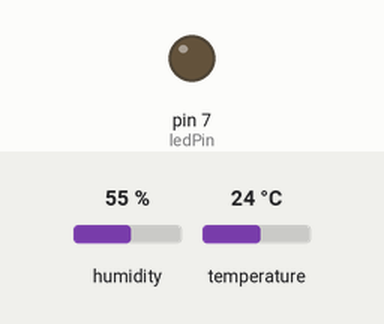
Recording of a sketch running on a simulated Arduino Uno, built with avr-gcc and run on an emulated ATmega328P. Parts: output pins drawn as LEDs (lit = HIGH). Inputs (shaded band) come from the test bench; at power-on: temperature 24 °C, humidity 55 %. What the sketch prints to the serial monitor is not drawn.

Above: at 3.2 s.
3.3 s: temperature set to 33 °C
6.0 s: temperature set to 36 °C
At 6.4 s:
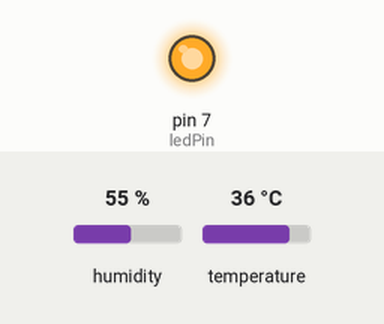
8.7 s: temperature set to 12 °C
At 11.3 s:
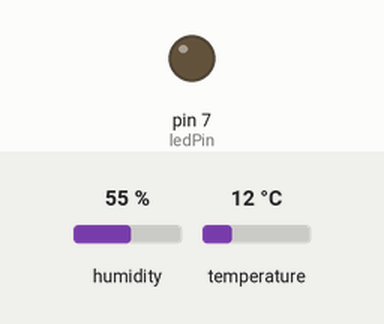
11.6 s: temperature set to 41 °C
At 12.7 s:
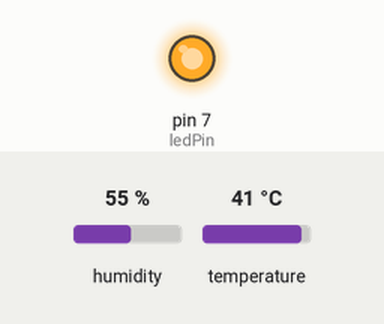
Timing chart, 0 to 14.6 s (numbered marks = the images above; inputs shaded):
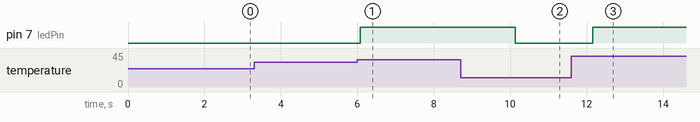

Measured:
- the behaviour switches between 34 and 35 °C on temperature (found by bisection; images 0 and 1)
- after the input at 3.3 s, every drawn part: stays the same
- after the input at 6.0 s, pin 7 (ledPin): LOW → HIGH after 0.08 s
- after the input at 8.7 s, pin 7 (ledPin): HIGH → LOW after 1.4 s
- after the input at 11.6 s, pin 7 (ledPin): LOW → HIGH after 0.56 s

The sketch:

Automatic-fan-controller.ino
```cpp
#include <DHT.h>

#define DHTPIN 2
#define DHTTYPE DHT11
byte ledPin = 7;

DHT dht(DHTPIN, DHTTYPE);

void setup() {
  // put your setup code here, to run once:
  Serial.begin(9600);
  dht.begin();
  pinMode(ledPin, OUTPUT);
  Serial.println("DHT11 Sensor Test");
  delay(2000);


}

void loop() {
  // read temperature
  float temp = dht.readTemperature();

  // check whether reading is valid
  if(isnan(temp)){
    Serial.println("Sensor reading faild.");
    delay(2000);
    return;
  }

  //display reading
  if(temp >34){
     Serial.print("Temperature: ");
    Serial.print(temp);
    Serial.println(" ℃");
    Serial.println("Temperature is hot");
    Serial.println("----------------------");
    digitalWrite(ledPin, HIGH);
    delay(2000);
  }
  else{
    Serial.print("Temperature: ");
    Serial.print(temp);
    Serial.println(" ℃");
    Serial.println("Temperature is ohk");
    Serial.println("----------------------");
    digitalWrite(ledPin, LOW);
    delay(2000);
  }


}
```
